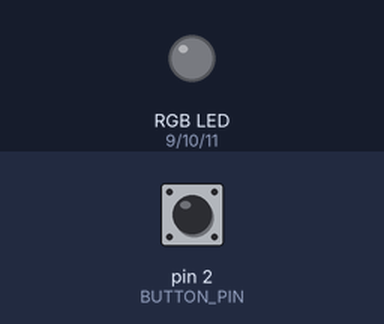
This sketch was run on a simulated Arduino Nano, built with avr-gcc and run on an emulated ATmega328P. Shown: an RGB LED mixed from three pins (HIGH = lit). Inputs (shaded band) come from the test bench; at power-on: pin 2 (BUTTON_PIN) HIGH.

Above: at 1.2 s.
1.3 s: pin 2 (BUTTON_PIN) pulled LOW for 0.15 s
At 2.2 s:
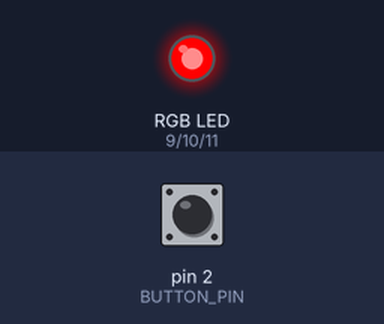
3.0 s: pin 2 (BUTTON_PIN) pulled LOW for 1 s
At 4.7 s:
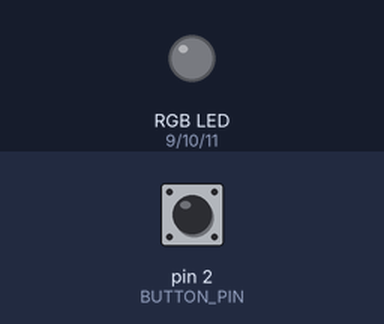
5.5 s: pin 2 (BUTTON_PIN) pulled LOW for 3.2 s
At 9.5 s:
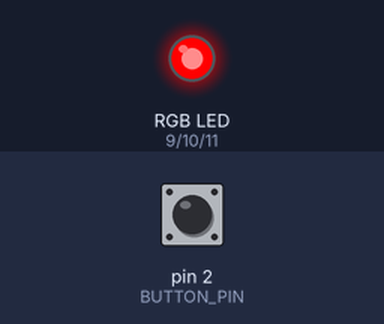
Timing chart, 0 to 11.0 s (numbered marks = the images above; inputs shaded):
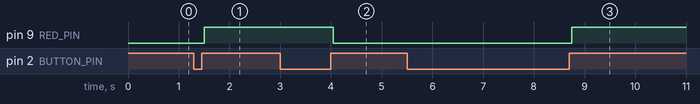

The sketch:

mood_light.ino
```cpp
// ============================================================
//  RGB Mood Light — Arduino Nano
//  The Commons, Memorial University
// ============================================================
//
//  HOW IT WORKS:
//  Press the button to cycle through light "states".
//  Each state is a function that controls how the LED looks.
//
//  LED WIRING (Common Cathode):
//  Cathode (-, longest leg) → GND
//  Red leg   → 220Ω resistor → Pin 9
//  Green leg → 220Ω resistor → Pin 10
//  Blue leg  → 220Ω resistor → Pin 11
//
//  BUTTON WIRING:
//  One leg → Pin 2
//  Other leg → GND
//
// ============================================================


// ── PIN DEFINITIONS ─────────────────────────────────────────

const int RED_PIN    = 9;
const int GREEN_PIN  = 10;
const int BLUE_PIN   = 11;
const int BUTTON_PIN = 2;


// ── STATE TRACKING ──────────────────────────────────────────

int  currentState    = 0;
bool lastButtonState = HIGH;


// ============================================================
//  SETUP — Runs once when the Arduino turns on
// ============================================================

void setup() {
  pinMode(RED_PIN,    OUTPUT);
  pinMode(GREEN_PIN,  OUTPUT);
  pinMode(BLUE_PIN,   OUTPUT);
  pinMode(BUTTON_PIN, INPUT_PULLUP);
}


// ============================================================
//  SETCOLOR — Sets the colour of the LED
//
//  Think of it like mixing paint:
//
//    setColor(255, 0, 0)     → full red, nothing else
//    setColor(0, 255, 0)     → full green, nothing else
//    setColor(0, 0, 255)     → full blue, nothing else
//    setColor(255, 255, 0)   → red + green mixed = yellow
//    setColor(0, 0, 0)       → all off
//
//  Each number goes from 0 (off) to 255 (full brightness).
// ============================================================

void setColor(int r, int g, int b) {
  analogWrite(RED_PIN,   r);
  analogWrite(GREEN_PIN, g);
  analogWrite(BLUE_PIN,  b);
}


// ============================================================
//  LIGHT STATES
// ============================================================


// ── STATE 0 — Off ───────────────────────────────────────────

void stateOff() {
  setColor(0, 0, 0);
}


// ── STATE 1 — Solid Red ─────────────────────────────────────
//
//  We want the LED to show solid red and stay there.
//
//  255 = full red, 0 = green off, 0 = blue off

void stateSolidRed() {
  setColor(255, 0, 0);

}


// ── STATE 2 — Solid Purple ───────────────────────────────────
//
//  We want the LED to show solid purple and stay there.
//
// Task:
//  1. Use an online color picker to find and generate a shade of purple [rgbcolorpicker.com]
//  2. Remove slashes on the next 3 lines.
//  3. Fill in setColor(R, G, B);
//  4. Remove the slashes from the state list and add 1 to the state count. [Located Further Down]

//void stateSolidPurple() {
//  setColor(?, ?, ?);

//}


// ── STATE 3 — Your Colour ───────────────────────────────────
//
//  This one is yours to customise!
//  Pick any colour you like using a colour picker.
//  Search "RGB colour picker" in your browser.
//
//  Task:
//  1. Write a function like the one above, but name it yourself. [void stateCustom() { ]
//  2. Add one line inside the curly brackets:
//         - Pick a custom color [setColor(?, ?, ?);]
//         - Make it change between 2 colors [delay(500);] [if (digitalRead(BUTTON_PIN) == LOW) return;]
//  3. Add your state to the state list [Farther Below]

// vvvv ADD CUSTOM STATE HERE vvvv


// ── STATE 4 — Breathing ─────────────────────────────────────
//
//  The light slowly fades in and out like someone breathing.
//  This state is already complete — no changes needed!
//
//  The for loop counts "brightness" from 0 up to 255 (fade in)
//  then back down to 0 (fade out), pausing briefly each step.
//
//  delay(8) controls speed — smaller = faster, larger = slower.
//
// Task:
//  1. Remove the slashes in front of this state in the state list and update the count
//
// ADVANCED CHALLENGE: Can you make this fade green?

void stateBreathing() {

  // Fade IN — count brightness from 0 up to 255
  for (int brightness = 0; brightness <= 255; brightness++) {
    setColor(brightness, 0, brightness / 4); // Purple
    delay(8);
    if (digitalRead(BUTTON_PIN) == LOW) return;
  }

  // Fade OUT — count brightness from 255 back down to 0
  for (int brightness = 255; brightness >= 0; brightness--) {
    setColor(brightness, 0, brightness / 4);
    delay(8);
    if (digitalRead(BUTTON_PIN) == LOW) return;
  }

  delay(300);  // brief pause at the bottom before the next breath
}


// ── STATE 5 — Colour Cycle ──────────────────────────────────
//
//  The light slowly drifts through every colour of the rainbow.
//  This state is already complete — no changes needed!
//
//  "hue" counts from 0 to 255, each number is a different colour:
//    0 = red,  85 = green,  170 = blue,  255 = back to red
//
//  delay(20) controls speed — smaller = faster, larger = slower.
//
// Task:
//  1. Remove the slashes in front of this state in the state list and update the count

void stateColorCycle() {

  for (int hue = 0; hue < 256; hue++) {
    int r = (hue < 85)  ? (255 - hue * 3) : (hue < 170 ? 0 : (hue - 170) * 3);
    int g = (hue < 85)  ? (hue * 3) : (hue < 170 ? (170 - hue) * 3 : 0);
    int b = (hue < 85)  ? 0  : (hue < 170 ? (hue - 85) * 3  : 255 - (hue - 170) * 3);
    setColor(r, g, b);
    delay(20);
    if (digitalRead(BUTTON_PIN) == LOW) return;
  }
}


// ============================================================
//  STATE LIST
//
//  This connects each state number to its function.
//  When you add a new state:
//    1. Write the function above
//    2. Add a new case here:   case 6: stateMyThing(); break;
//    3. Add 1 to TOTAL_STATES
// ============================================================

const int TOTAL_STATES = 2;  // ← update this when you add a state!

void runCurrentState() {
  switch (currentState) {
    case 0: stateOff();         break;
    case 1: stateSolidRed();    break;
//    case 2: stateSolidPurple();  break;
//    case 3: YOURCUSTOMSTATENAME(); break;
//    case 4: stateBreathing();   break;
//    case 5: stateColorCycle();  break;
  }
}


// ============================================================
//  LOOP — Runs over and over forever
//
//  Each pass through the loop:
//    1. Checks if the button was just pressed
//       If yes — move to the next state
//    2. Waits for the button to be released
//    3. Runs whatever state we are currently in
// ============================================================

void loop() {

  bool buttonState = digitalRead(BUTTON_PIN);

  // A "fresh press" means the button is down NOW but was up last loop
  if (buttonState == LOW && lastButtonState == HIGH) {
    delay(50);  // debounce, wait for the signal to settle
    currentState = (currentState + 1) % TOTAL_STATES;  // move to next state

    // Wait here until the finger is off the button before continuing
    while (digitalRead(BUTTON_PIN) == LOW) {}
    delay(50);  // debounce on release
  }

  lastButtonState = buttonState;

  runCurrentState();
}
```

Measured:
- after the input at 1.3 s, pin 9 (RED_PIN): LOW → HIGH after 0.20 s
- after the input at 3.0 s, pin 9 (RED_PIN): HIGH → LOW after 1.1 s
- after the input at 5.5 s, pin 9 (RED_PIN): LOW → HIGH after 3.3 s
